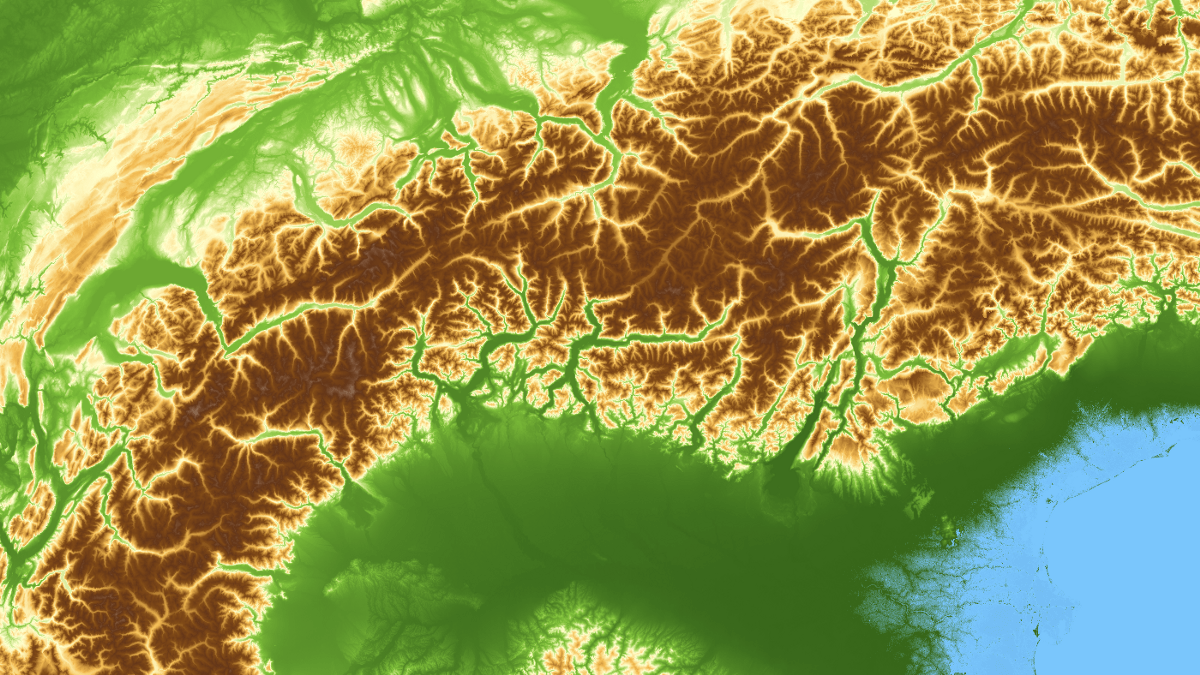
#> input picture input.png, 1200 x 675 px
$ python main.py   (older library calls are emulated)
#> lines starting #> are read from the running program, lines starting #| are printed output that depends on the picture
import os
import sys

# ── pip install numpy ──────────────────────────────────────────────────────
import numpy as np

# ── pip install opencv-python ─────────────────────────────────────────────
import cv2

# ── pip install matplotlib ────────────────────────────────────────────────
import matplotlib.pyplot as plt
from mpl_toolkits.mplot3d import Axes3D

# ── pip install pillow ────────────────────────────────────────────────────
from PIL import Image
# ── pip install trimesh ───────────────────────────────────────────────────
import trimesh


INPUT_IMAGE   = "input.png"

OUTPUT_MESH   = "terrain.obj"
OUTPUT_NORMAL = "normal_map.png"

MESH_WIDTH    = 128           # Mesh grid columns (higher = more detail, slower)
MESH_HEIGHT   = 128           # Mesh grid rows
HEIGHT_SCALE  = 10.0          # Max elevation in 3D units (increase for dramatic terrain)
SMOOTH_SIGMA  = 1.5           # Gaussian blur before height extraction (0 = off)
                               # Higher values = smoother, rounder terrain


def load_image(path: str) -> np.ndarray:

#> called with path = 'input.png'
    if os.path.exists(path):

        bgr = cv2.imread(path, cv2.IMREAD_COLOR)
#> bgr is the input picture: shape (675, 1200, 3); mean B, G, R 78.1, 150.7, 147.4
        if bgr is None:
            raise ValueError(f"OpenCV could not read '{path}'. Check the file format.")
        rgb = cv2.cvtColor(bgr, cv2.COLOR_BGR2RGB)
        img = rgb.astype(np.float32) / 255.0
        print(f"[✓] Loaded image: {path}  ({img.shape[1]}×{img.shape[0]} px)")
#| [✓] Loaded image: input.png  (1200×675 px)
    else:
        # ── Demo image: concentric hills + Perlin-like noise ──────────────
        print(f"[!] '{path}' not found — generating a demo terrain image.")
        size = 256
        y, x = np.mgrid[-1:1:size*1j, -1:1:size*1j]

        # Radial hill in the center
        hill   = np.exp(-(x**2 + y**2) / 0.3)

        # Two offset secondary bumps
        bump1  = 0.5 * np.exp(-((x-0.5)**2 + (y-0.5)**2) / 0.1)
        bump2  = 0.4 * np.exp(-((x+0.4)**2 + (y-0.3)**2) / 0.08)

        # Low-frequency pseudo-noise via stacked sines
        noise  = 0.1 * (np.sin(x * 8) * np.cos(y * 6) +
                        np.sin(x * 13 + 1) * np.sin(y * 11 + 2))

        raw    = hill + bump1 + bump2 + noise
        raw    = (raw - raw.min()) / (raw.max() - raw.min())   # normalise → [0,1]
        img    = np.stack([raw, raw, raw], axis=-1).astype(np.float32)
        print(f"[✓] Demo image created: {size}×{size} px")

    return img


def image_to_heightmap(img_rgb: np.ndarray,
                       target_w: int,
                       target_h: int,
                       sigma: float = 1.5) -> np.ndarray:
    """
    Mathematics:
        Luminance = 0.299·R + 0.587·G + 0.114·B   (ITU-R BT.601 standard)
        This weights green most heavily because human eyes are most sensitive
        to green wavelengths.
    """
#> called with target_w = 128, target_h = 128, sigma = 1.5


    # ── Luminance conversion ──────────────────────────────────────────────

    gray = (0.299 * img_rgb[:, :, 0] +
            0.587 * img_rgb[:, :, 1] +
            0.114 * img_rgb[:, :, 2])

    # ── Optional Gaussian smooth ──────────────────────────────────────────

    if sigma > 0:
        ksize = int(6 * sigma) | 1          # kernel must be odd
        gray  = cv2.GaussianBlur(gray, (ksize, ksize), sigmaX=sigma)

    # ── Resize to mesh resolution ─────────────────────────────────────────

    hmap = cv2.resize(gray, (target_w, target_h), interpolation=cv2.INTER_AREA)

    # ── Re-normalise after blur/resize ────────────────────────────────────
    hmap = (hmap - hmap.min()) / (hmap.max() - hmap.min() + 1e-8)
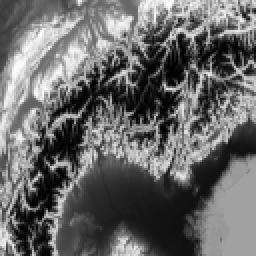
#> hmap: shape (128, 128) float32 (shown 2 times larger); min 0, max 1, mean 0.411

    print(f"[✓] Height map computed: {target_w}×{target_h}  "
          f"(min={hmap.min():.3f}, max={hmap.max():.3f})")
#| [✓] Height map computed: 128×128  (min=0.000, max=1.000)
    return hmap.astype(np.float32)


# =============================================================================
# STEP 3 — COMPUTE NORMAL MAP FROM HEIGHT MAP
# =============================================================================

def heightmap_to_normalmap(hmap: np.ndarray,
                           height_scale: float = 1.0) -> np.ndarray:
    """


    MATHEMATICS EXPLAINED:
    ─────────────────────
    A normal map stores, per pixel, the surface normal vector N = (Nx, Ny, Nz).
    We compute it by treating the height map h(x,y) as a scalar function and
    finding its spatial derivatives:

        ∂h/∂x  ≈  Sobel_x  (rate of height change left→right)
        ∂h/∂y  ≈  Sobel_y  (rate of height change top→bottom)

    The surface tangent vectors in X and Y directions are:
        T = (1, 0, ∂h/∂x · scale)
        B = (0, 1, ∂h/∂y · scale)

    The normal is their cross-product:
        N = T × B = (-∂h/∂x · scale,  -∂h/∂y · scale,  1)

    Then we normalise N to unit length:
        N̂ = N / |N|

    Finally, we map from [-1,+1] to [0,255] for PNG storage:
        pixel = (N̂ + 1) / 2 × 255

    Result interpretation:
        • Flat surface  → pixel (128, 128, 255)  (straight-up blue)
        • Left slope    → pixel (> 128, 128, ...)  (reddish)
        • Right slope   → pixel (< 128, 128, ...)  (dark red)

    Args:
        hmap         : float32 height map, shape (H, W), values [0,1]
        height_scale : amplifies gradient steepness (higher = sharper normals)

    Returns:
        normal_map   : float32 array shape (H, W, 3), values [0,1]
        normals_xyz  : float32 array shape (H, W, 3), raw unit vectors [-1,1]
    """
#> called with height_scale = 2
    # ── Sobel kernels (3×3) ───────────────────────────────────────────────
    # cv2.Sobel computes:  dst = ∑ K(i,j) · src(x+i, y+j)
    # ksize=3 uses the standard 3×3 Sobel operator
    # ddepth=cv2.CV_32F keeps floating-point precision
    dhdx = cv2.Sobel(hmap, cv2.CV_32F, 1, 0, ksize=3)   # ∂h/∂x
    dhdy = cv2.Sobel(hmap, cv2.CV_32F, 0, 1, ksize=3)   # ∂h/∂y
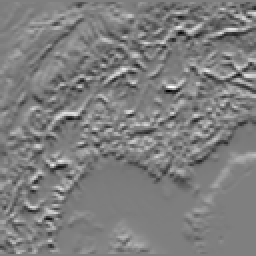
#> dhdy: shape (128, 128) float32 (shown 2 times larger); min -3.05, max 3.07, mean -0.0109; drawn with min black and max white

    # ── Scale gradients by the height amplification factor ────────────────
    dhdx *= height_scale
    dhdy *= height_scale

    # ── Build normal vectors N = (-∂h/∂x, -∂h/∂y, 1) ─────────────────────
    Nx = -dhdx
    Ny = -dhdy
    Nz = np.ones_like(hmap)   # always points "up"

    # ── Normalise to unit length ───────────────────────────────────────────
    length = np.sqrt(Nx**2 + Ny**2 + Nz**2) + 1e-8
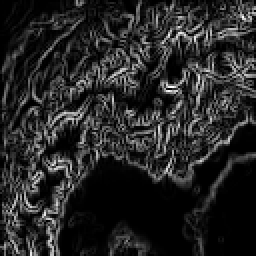
#> length: shape (128, 128) float32 (shown 2 times larger); min 1, max 6.21, mean 1.78; drawn with min black and max white
    Nx /= length
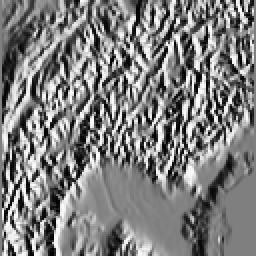
#> Nx: shape (128, 128) float32 (shown 2 times larger); min -0.985, max 0.981, mean -0.0052; drawn with min black and max white
    Ny /= length
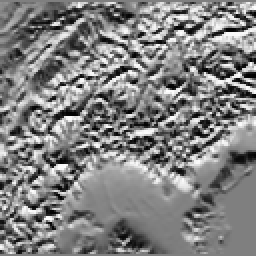
#> Ny: shape (128, 128) float32 (shown 2 times larger); min -0.987, max 0.985, mean 0.0104; drawn with min black and max white
    Nz /= length
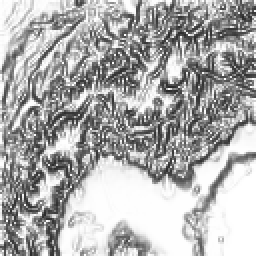
#> Nz: shape (128, 128) float32 (shown 2 times larger); min 0.161, max 1, mean 0.68

    normals_xyz = np.stack([Nx, Ny, Nz], axis=-1)  # shape (H, W, 3) in [-1,1]
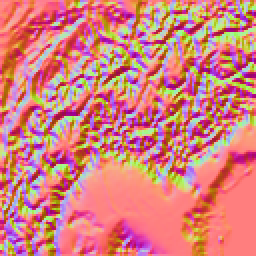
#> normals_xyz: shape (128, 128, 3) float32 (shown 2 times larger); mean of channels 0, 1, 2 -0.0052, 0.0104, 0.68; drawn with min black and max white

    # ── Encode to [0,1] for saving as PNG ─────────────────────────────────
    normal_map = (normals_xyz + 1.0) / 2.0           # remap [-1,1] → [0,1]

    print(f"[✓] Normal map computed: {hmap.shape[1]}×{hmap.shape[0]}  "
          f"channels=3 (R=X, G=Y, B=Z)")
#| [✓] Normal map computed: 128×128  channels=3 (R=X, G=Y, B=Z)
    return normal_map.astype(np.float32), normals_xyz


# =============================================================================
# STEP 4 — BUILD 3D MESH FROM HEIGHT MAP
# =============================================================================

def heightmap_to_mesh(hmap: np.ndarray,
                      height_scale: float = 10.0) -> trimesh.Trimesh:
    """
    MESH CONSTRUCTION ALGORITHM:
    We treat the height map as a regular grid of (rows × cols) vertices.

    ┌──────────────────────────────────────────────────────────────────┐
    │  VERTEX LAYOUT (each cell = one grid point)                     │
    │                                                                  │
    │   (col, row) →  3D position:                                    │
    │       X = col / (cols-1) × width                                │
    │       Y = row / (rows-1) × depth                                │
    │       Z = hmap[row, col] × height_scale                         │
    │                                                                  │
    │  QUAD → 2 TRIANGLES:                                            │
    │                                                                  │
    │   v00 ──── v01        Triangle A:  v00, v01, v11                │
    │    │  ╲     │         Triangle B:  v00, v11, v10                │
    │    │   ╲    │                                                   │
    │   v10 ──── v11        (counter-clockwise = front-facing)        │
    └──────────────────────────────────────────────────────────────────┘

    UV COORDINATES:
        Each vertex also gets a UV coord for texture mapping:
            u = col / (cols-1)
            v = 1 - row / (rows-1)   ← flipped so image top = mesh top

    Args:
        hmap         : float32 height map (H, W)
        height_scale : vertical scale factor in 3D units

    Returns:
        mesh : trimesh.Trimesh object ready for export
    """
#> called with height_scale = 10
    rows, cols = hmap.shape
#> rows = 128; cols = 128
    print(f"[…] Building mesh: {cols}×{rows} = {cols*rows} vertices, "
          f"{2*(cols-1)*(rows-1)} triangles ...")
#> (printed output is left out)

    # ── Build vertex positions ────────────────────────────────────────────
    # np.mgrid creates two 2D index arrays matching (row, col) positions
    row_idx, col_idx = np.mgrid[0:rows, 0:cols]

    x = col_idx.flatten().astype(np.float32) / (cols - 1)   # [0,1] across width
    y = row_idx.flatten().astype(np.float32) / (rows - 1)   # [0,1] across depth
#> y = 16384 values from 0 to 1
    z = hmap.flatten() * 1                     # elevation
#> z = 16384 values, max 1 at index 4107, min 0 at index 8274, mean 0.411

    vertices = np.stack([x, y, z], axis=-1)   # shape: (rows*cols, 3)

    # ── Build face indices (two triangles per quad cell) ──────────────────
    faces = []
    for r in range(rows - 1):
        for c in range(cols - 1):
            v00 = r * cols + c
            v01 = r * cols + (c + 1)
            v10 = (r + 1) * cols + c
            v11 = (r + 1) * cols + (c + 1)

            faces.append([v00, v01, v11])

            faces.append([v00, v11, v10])

    faces = np.array(faces, dtype=np.int32)

    u = col_idx.flatten().astype(np.float32) / (cols - 1)
    v = 1.0 - row_idx.flatten().astype(np.float32) / (rows - 1)
    uv = np.stack([u, v], axis=-1)

    mesh = trimesh.Trimesh(
        vertices=vertices,
        faces=faces,
        process=False
    )

    # Attach UV as vertex attribute (metadata, used by some exporters)
    mesh.vertex_attributes["uv"] = uv

    print(f"[✓] Mesh built:  {len(vertices)} vertices,  {len(faces)} faces")
    return mesh

# [83 lines left out: functions save_normal_map, save_mesh, visualize_results, not called in this run]

def main():
    print("=" * 60)
    print("  TERRAIN MESH GENERATOR")
    print("=" * 60)

    # ── Determine output directory (same folder as this script) ──────────
    script_dir = os.path.dirname(os.path.abspath(__file__))
    input_path  = os.path.join(script_dir, INPUT_IMAGE)
    mesh_path   = os.path.join(script_dir, OUTPUT_MESH)
    normal_path = os.path.join(script_dir, OUTPUT_NORMAL)

    img_rgb = load_image(input_path)

    hmap = image_to_heightmap(img_rgb,
                               target_w=MESH_WIDTH,
                               target_h=MESH_HEIGHT,
                               sigma=SMOOTH_SIGMA)

    normal_map, normals_xyz = heightmap_to_normalmap(hmap, height_scale=2.0)

    mesh = heightmap_to_mesh(hmap, height_scale=HEIGHT_SCALE)

    save_normal_map(normal_map, normal_path)
    save_mesh(mesh, mesh_path)

    visualize_results(hmap, normal_map, HEIGHT_SCALE)

    print("\n" + "=" * 60)
    print("  DONE!")
    print(f"  Height map   : computed in memory")
    print(f"  Normal map   : {normal_path}")
    print(f"  3D mesh (.obj): {mesh_path}")
    print("=" * 60)


# ── Entry point ───────────────────────────────────────────────────────────
if __name__ == "__main__":
    main()
#> (the call stopped at in heightmap_to_mesh, `mesh = trimesh.Trimesh( vertices=vertices, faces=faces, process=False )`: trimesh is not available in this run)

$ run again, with heightmap.png copied over input.png
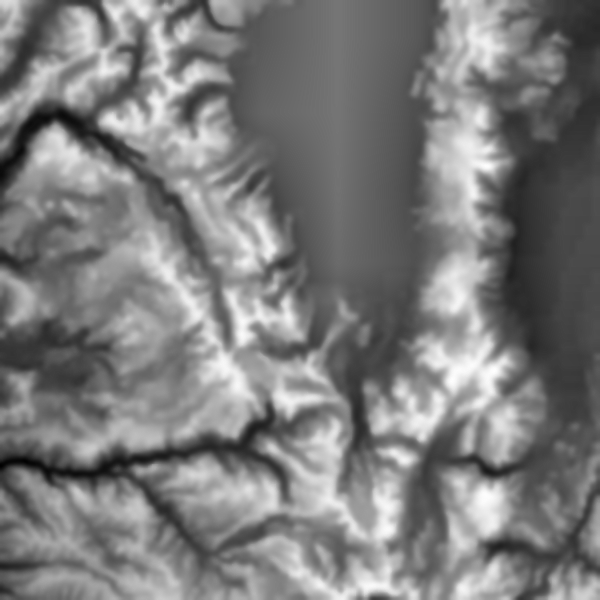
#> input picture heightmap.png, 600 x 600 px
#> in load_image, bgr is the input picture: shape (600, 600, 3); min 0, max 255, mean 124
#| [✓] Loaded image: input.png  (600×600 px)
#| [✓] Height map computed: 128×128  (min=0.000, max=1.000)
#> in heightmap_to_normalmap, `Nz /= length`:
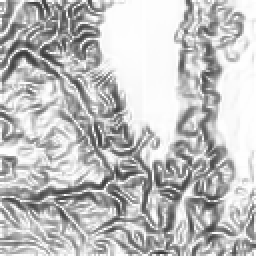
#> Nz: shape (128, 128) float32 (shown 2 times larger); min 0.211, max 1, mean 0.751
#> in heightmap_to_normalmap, `normals_xyz = np.stack([Nx, Ny, Nz], axis=-1)`:
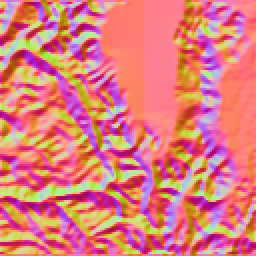
#> normals_xyz: shape (128, 128, 3) float32 (shown 2 times larger); mean of channels 0, 1, 2 -0.00747, -0.0116, 0.751; drawn with min black and max white
#| [✓] Normal map computed: 128×128  channels=3 (R=X, G=Y, B=Z)
#> (printed output is left out)
#> z = 16384 values, max 1 at index 13671, min 0 at index 12549, mean 0.471
